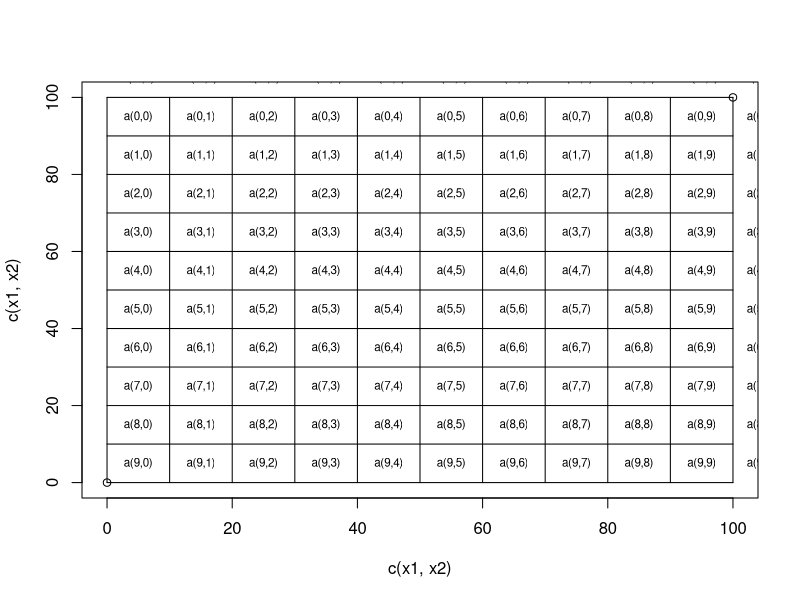

Generate this figure with R:
x1=0
x2=100
del = 10

xx = seq(x1, x2, del)

print(xx)

plot(c(x1,x2), c(x1, x2))

for (x in xx){
  print(x)
  points(c(x,x), c(x1,x2), type='l')
}

for (x in xx){
  points(c(x1,x2), c(x,x), type='l')
}

j=0
for (x in xx){
  i=9
  for (y in xx){
    aa = paste('a(',i,',',j,')', sep='')
    text(x+5,y+5,aa, cex=.7)
    i = i-1
  }
  j=j+1
}
